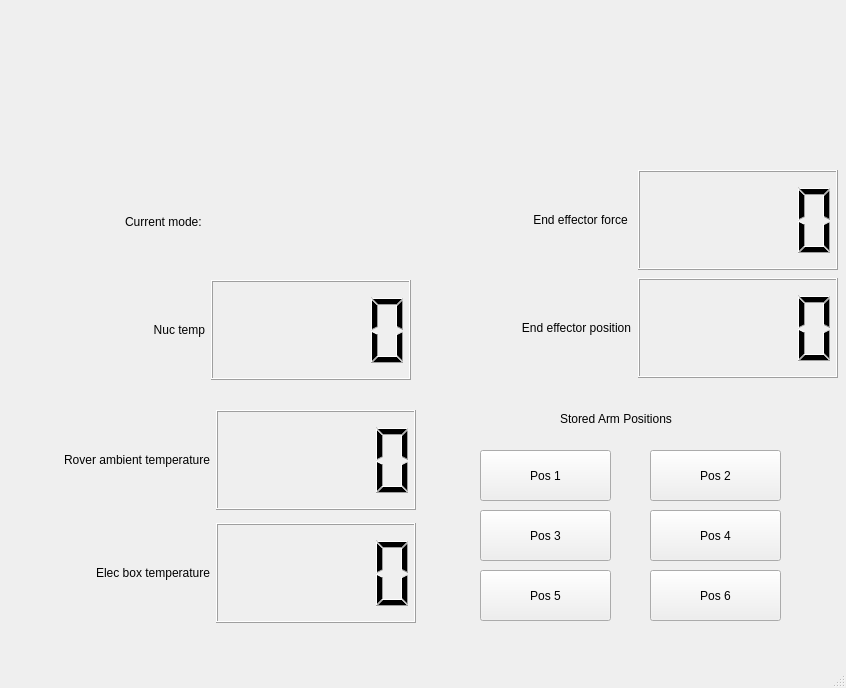
<?xml version="1.0" encoding="UTF-8"?>
<ui version="4.0">
 <class>MainWindow</class>
 <widget class="QMainWindow" name="MainWindow">
  <property name="geometry">
   <rect>
    <x>0</x>
    <y>0</y>
    <width>846</width>
    <height>688</height>
   </rect>
  </property>
  <property name="windowTitle">
   <string>MainWindow</string>
  </property>
  <widget class="QWidget" name="centralwidget">
   <widget class="QLabel" name="label_5">
    <property name="geometry">
     <rect>
      <x>170</x>
      <y>30</y>
      <width>461</width>
      <height>131</height>
     </rect>
    </property>
    <property name="text">
     <string/>
    </property>
    <property name="pixmap">
     <pixmap>../../../../.designer/resources/snowbot2.png</pixmap>
    </property>
    <property name="scaledContents">
     <bool>true</bool>
    </property>
   </widget>
   <widget class="QWidget" name="layoutWidget">
    <property name="geometry">
     <rect>
      <x>10</x>
      <y>170</y>
      <width>401</width>
      <height>212</height>
     </rect>
    </property>
    <layout class="QGridLayout" name="gridLayout_3">
     <item row="0" column="1">
      <layout class="QGridLayout" name="gridLayout" rowminimumheight="0">
       <item row="0" column="0">
        <widget class="QLabel" name="label">
         <property name="maximumSize">
          <size>
           <width>200</width>
           <height>100</height>
          </size>
         </property>
         <property name="text">
          <string>Current mode: </string>
         </property>
         <property name="alignment">
          <set>Qt::AlignLeading|Qt::AlignLeft|Qt::AlignRight|Qt::AlignTrailing|Qt::AlignVCenter</set>
         </property>
        </widget>
       </item>
       <item row="0" column="1">
        <widget class="QLabel" name="mode_lcd">
         <property name="minimumSize">
          <size>
           <width>200</width>
           <height>100</height>
          </size>
         </property>
        </widget>
       </item>
      </layout>
     </item>
     <item row="1" column="1">
      <layout class="QGridLayout" name="gridLayout_2" rowminimumheight="0,0">
       <item row="1" column="1">
        <widget class="QLCDNumber" name="nuc_temp_lcd">
         <property name="minimumSize">
          <size>
           <width>200</width>
           <height>100</height>
          </size>
         </property>
         <property name="maximumSize">
          <size>
           <width>200</width>
           <height>100</height>
          </size>
         </property>
        </widget>
       </item>
       <item row="1" column="0">
        <widget class="QLabel" name="label_3">
         <property name="maximumSize">
          <size>
           <width>200</width>
           <height>100</height>
          </size>
         </property>
         <property name="text">
          <string>Nuc temp</string>
         </property>
         <property name="alignment">
          <set>Qt::AlignRight|Qt::AlignTrailing|Qt::AlignVCenter</set>
         </property>
        </widget>
       </item>
      </layout>
     </item>
    </layout>
   </widget>
   <widget class="QWidget" name="layoutWidget">
    <property name="geometry">
     <rect>
      <x>10</x>
      <y>410</y>
      <width>408</width>
      <height>221</height>
     </rect>
    </property>
    <layout class="QGridLayout" name="gridLayout_4">
     <item row="2" column="0">
      <widget class="QLabel" name="label_2">
       <property name="minimumSize">
        <size>
         <width>200</width>
         <height>100</height>
        </size>
       </property>
       <property name="maximumSize">
        <size>
         <width>200</width>
         <height>100</height>
        </size>
       </property>
       <property name="text">
        <string>Rover ambient temperature</string>
       </property>
       <property name="alignment">
        <set>Qt::AlignRight|Qt::AlignTrailing|Qt::AlignVCenter</set>
       </property>
      </widget>
     </item>
     <item row="3" column="0" rowspan="2">
      <widget class="QLabel" name="label_4">
       <property name="minimumSize">
        <size>
         <width>200</width>
         <height>100</height>
        </size>
       </property>
       <property name="maximumSize">
        <size>
         <width>200</width>
         <height>100</height>
        </size>
       </property>
       <property name="text">
        <string>Elec box temperature</string>
       </property>
       <property name="alignment">
        <set>Qt::AlignRight|Qt::AlignTrailing|Qt::AlignVCenter</set>
       </property>
      </widget>
     </item>
     <item row="2" column="1">
      <widget class="QLCDNumber" name="rover_temp_lcd">
       <property name="minimumSize">
        <size>
         <width>200</width>
         <height>100</height>
        </size>
       </property>
       <property name="maximumSize">
        <size>
         <width>200</width>
         <height>100</height>
        </size>
       </property>
      </widget>
     </item>
     <item row="3" column="1" rowspan="2">
      <widget class="QLCDNumber" name="elec_box_temp_lcd">
       <property name="minimumSize">
        <size>
         <width>200</width>
         <height>100</height>
        </size>
       </property>
       <property name="maximumSize">
        <size>
         <width>200</width>
         <height>100</height>
        </size>
       </property>
      </widget>
     </item>
    </layout>
   </widget>
   <widget class="QWidget" name="layoutWidget_2">
    <property name="geometry">
     <rect>
      <x>430</x>
      <y>170</y>
      <width>411</width>
      <height>211</height>
     </rect>
    </property>
    <layout class="QGridLayout" name="gridLayout_6">
     <item row="2" column="0">
      <widget class="QLabel" name="label_8">
       <property name="minimumSize">
        <size>
         <width>200</width>
         <height>100</height>
        </size>
       </property>
       <property name="maximumSize">
        <size>
         <width>200</width>
         <height>100</height>
        </size>
       </property>
       <property name="text">
        <string>End effector force </string>
       </property>
       <property name="alignment">
        <set>Qt::AlignRight|Qt::AlignTrailing|Qt::AlignVCenter</set>
       </property>
      </widget>
     </item>
     <item row="3" column="0" rowspan="2">
      <widget class="QLabel" name="label_9">
       <property name="minimumSize">
        <size>
         <width>200</width>
         <height>100</height>
        </size>
       </property>
       <property name="maximumSize">
        <size>
         <width>200</width>
         <height>100</height>
        </size>
       </property>
       <property name="text">
        <string>End effector position</string>
       </property>
       <property name="alignment">
        <set>Qt::AlignRight|Qt::AlignTrailing|Qt::AlignVCenter</set>
       </property>
      </widget>
     </item>
     <item row="2" column="1">
      <widget class="QLCDNumber" name="end_effector_force_feedback_lcd">
       <property name="minimumSize">
        <size>
         <width>200</width>
         <height>100</height>
        </size>
       </property>
       <property name="maximumSize">
        <size>
         <width>200</width>
         <height>100</height>
        </size>
       </property>
      </widget>
     </item>
     <item row="3" column="1" rowspan="2">
      <widget class="QLCDNumber" name="end_effector_pos_feedback_lcd">
       <property name="minimumSize">
        <size>
         <width>200</width>
         <height>100</height>
        </size>
       </property>
       <property name="maximumSize">
        <size>
         <width>200</width>
         <height>100</height>
        </size>
       </property>
      </widget>
     </item>
    </layout>
   </widget>
   <widget class="QPushButton" name="Pos1_button">
    <property name="geometry">
     <rect>
      <x>480</x>
      <y>450</y>
      <width>131</width>
      <height>51</height>
     </rect>
    </property>
    <property name="text">
     <string>Pos 1</string>
    </property>
   </widget>
   <widget class="QPushButton" name="Pos2_button">
    <property name="geometry">
     <rect>
      <x>650</x>
      <y>450</y>
      <width>131</width>
      <height>51</height>
     </rect>
    </property>
    <property name="text">
     <string>Pos 2</string>
    </property>
   </widget>
   <widget class="QPushButton" name="Pos4_button">
    <property name="geometry">
     <rect>
      <x>650</x>
      <y>510</y>
      <width>131</width>
      <height>51</height>
     </rect>
    </property>
    <property name="text">
     <string>Pos 4</string>
    </property>
   </widget>
   <widget class="QPushButton" name="Pos3_button">
    <property name="geometry">
     <rect>
      <x>480</x>
      <y>510</y>
      <width>131</width>
      <height>51</height>
     </rect>
    </property>
    <property name="text">
     <string>Pos 3</string>
    </property>
   </widget>
   <widget class="QPushButton" name="Pos6_button">
    <property name="geometry">
     <rect>
      <x>650</x>
      <y>570</y>
      <width>131</width>
      <height>51</height>
     </rect>
    </property>
    <property name="text">
     <string>Pos 6</string>
    </property>
   </widget>
   <widget class="QPushButton" name="Pos5_button">
    <property name="geometry">
     <rect>
      <x>480</x>
      <y>570</y>
      <width>131</width>
      <height>51</height>
     </rect>
    </property>
    <property name="text">
     <string>Pos 5</string>
    </property>
   </widget>
   <widget class="QLabel" name="label_10">
    <property name="geometry">
     <rect>
      <x>560</x>
      <y>410</y>
      <width>161</width>
      <height>17</height>
     </rect>
    </property>
    <property name="text">
     <string>Stored Arm Positions</string>
    </property>
   </widget>
  </widget>
  <widget class="QMenuBar" name="menubar">
   <property name="geometry">
    <rect>
     <x>0</x>
     <y>0</y>
     <width>846</width>
     <height>22</height>
    </rect>
   </property>
  </widget>
  <widget class="QStatusBar" name="statusbar"/>
 </widget>
 <resources/>
 <connections/>
</ui>
